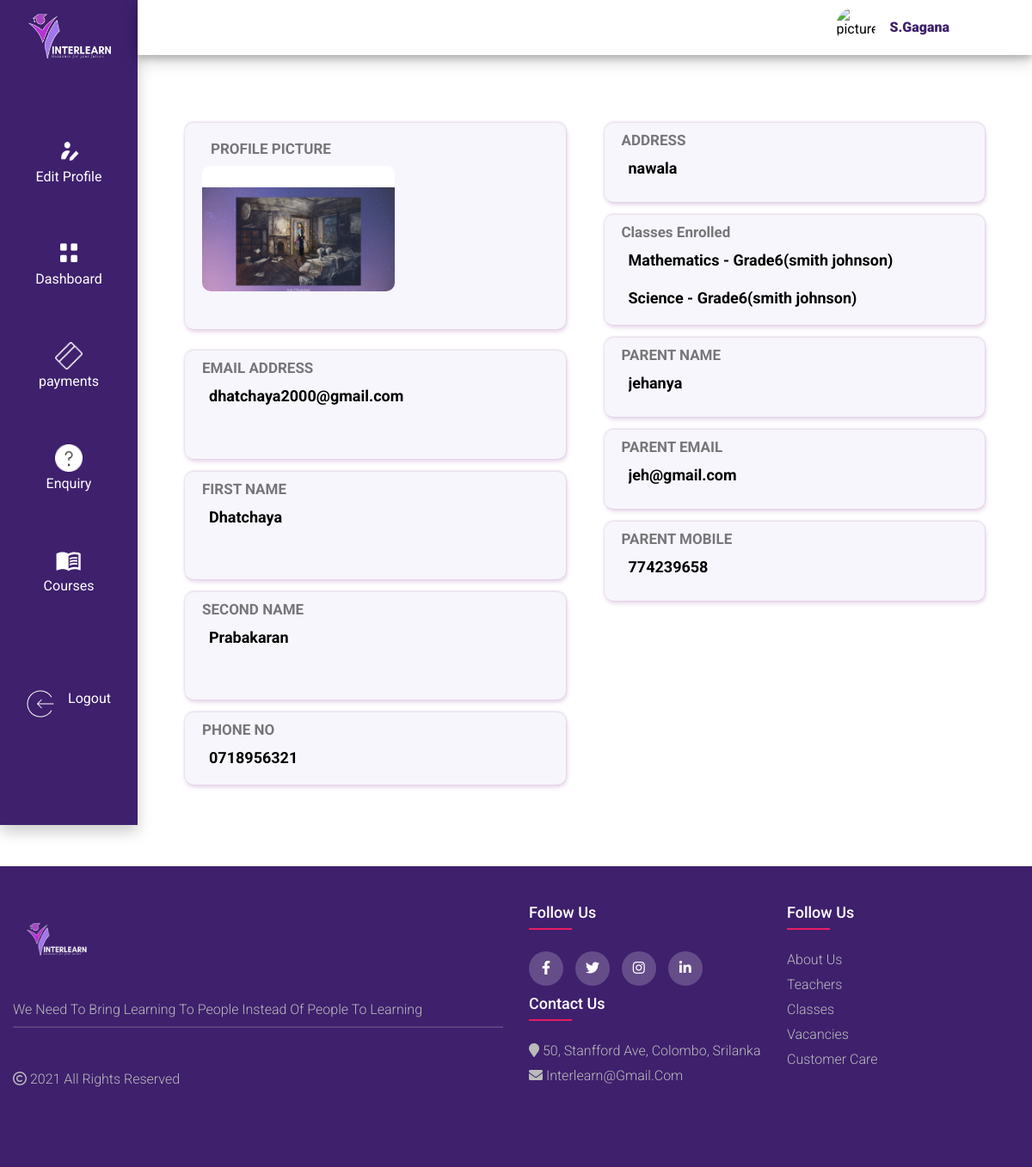
The page /public/receptionist/allprofiles/student/643e13473a6af (signed in) on the database its author committed.
### tables this page shows
CREATE TABLE `users` (
  `uid` varchar(255) NOT NULL,
  `username` varchar(20) NOT NULL,
  `password` varchar(255) NOT NULL,
  `User_activation_code` varchar(250) NOT NULL,
  `User_email_status` varchar(250) NOT NULL,
  `user_otp` int(12) NOT NULL,
  `user_datetime` date NOT NULL DEFAULT current_timestamp(),
  `role` text NOT NULL,
  `email` varchar(255) NOT NULL,
  `display_picture` varchar(255) NOT NULL
);

CREATE TABLE `student` (
  `studentID` varchar(255) NOT NULL,
  `NIC` int(12) NOT NULL,
  `first_name` varchar(20) NOT NULL,
  `last_name` varchar(20) NOT NULL,
  `birthday` date NOT NULL,
  `gender` varchar(6) NOT NULL,
  `mobile_number` int(10) NOT NULL,
  `address` varchar(20) NOT NULL,
  `school` varchar(20) NOT NULL,
  `grade` varchar(10) NOT NULL,
  `uid` varchar(255) NOT NULL,
  `parent_name` varchar(255) NOT NULL,
  `parent_email` varchar(255) NOT NULL,
  `parent_mobile` int(11) NOT NULL
);

### app/core/app.php (called while the page is built, shortened)
<?php
class App
 {
    protected $controller = '_404';
    protected $method = 'index';
    function __construct()
    {
        $arr=$this->getURL();
        $filename = "../app/controllers/".ucfirst($arr[0]).".php";
        if(file_exists($filename)){
            $this -> controller = $arr[0];
            unset($arr[0]);
        }
        else{
            require "../app/controllers/".$this->controller.".php";
        }
        $mycontroller = new $this->controller();
        $mymethod = $arr[1] ?? $this->method;
        if(!empty($arr[1])){
            if (method_exists($mycontroller,strtolower($mymethod)))
            {
            $this->method = strtolower($mymethod);
        unset($arr[1]);
            }
        }
        $arr = array_values($arr);
        call_user_func_array([$mycontroller,$this->method], $arr);
    }
    private function getURL()
    {
        $url = $_GET['url']??'home';
        $url = filter_var($url,FILTER_SANITIZE_URL);
        $arr = explode("/",$url);
        return $arr;
    }
}

### public/index.php (called while the page is built, shortened)
<?php
 $app = new app();

### app/models/Auth.model.php (called while the page is built, shortened)
<?php
class Auth
{
    public static function __callStatic($funcname,$args)
    {
        $key = str_replace("get","",strtolower($funcname));
        if(!empty($_SESSION['USER_DATA']->$key)){
            return $_SESSION['USER_DATA']->$key;
        }
        return '';
    }
}

### app/core/database.php (called while the page is built, shortened)
<?php
class Database{
    private function connect()
    {
        $str="mysql:hostname=".DBHOST.";dbname=".DBNAME;
        $conn = new PDO($str,DBUSER,DBPASS);
        return $conn;
    }
    public function query($query,$data = [], $type = 'object')
    {
        $conn = $this -> connect();
        $stmt = $conn -> prepare($query);
        if($stmt)
        {
            $check = $stmt -> execute($data);
            if($check){
                if($type == 'object'){
                    $type = PDO::FETCH_OBJ;
                }
                else{
                    $type = PDO::FETCH_ASSOC;
                }
                $result = $stmt -> fetchAll($type);
                if(is_array($result) && count($result) >0 ){
                    return $result;
                }
            }
        }
        return false;
    }
}

### app/models/Students.model.php (called while the page is built, shortened)
<?php
class Students extends Model
{
    protected $table = "student";
    public function studentConnectCourse($data,$orderby=null,$order = 'desc'){
        $keys = array_keys($data);
        $query ="SELECT subjectcoursestaff.* , student.*,users.* FROM ".$this->table." INNER JOIN student_course ";
        $query.="on student.studentID=student_course.student_id INNER JOIN users on users.uid=student.uid inner join subjectcoursestaff ON ";
        $query.="student_course.course_id=subjectcoursestaff.course_id WHERE ";
        foreach($keys as $key){
            $query .= "student.".$key. " =:".$key." && ";
        }
        $query = trim($query,"&& ");
        $query .= " order by $orderby  $order";
        $res = $this -> query($query,$data);
        if(is_array($res)){
            return $res;
        }
        return false;
    }
}

### app/core/functions.php (called while the page is built, shortened)
<?php
    function esc($str)
    {
        return nl2br(htmlspecialchars($str));
    }

### app/views/student/profiles.view.php (the view, shortened to what this page needs)
<!DOCTYPE html>
<html lang="en">
<head>
    <link rel="stylesheet" href="<?= ROOT ?>/assets/css/user-account.css?v=<?php echo time(); ?>">
    <link rel="stylesheet" type="text/css" href="https://cdnjs.cloudflare.com/ajax/libs/font-awesome/5.15.1/css/all.min.css">
</head>
<body style="background-color: #FFFFFF;">
<div class="main-body-div">
<?php if(Auth::getrole() == "Receptionist"):?>
        <?php $this->view("includes/sidebar_recep");?>
<?php else:?>
        <?php  if(Auth::getrole() == "Manager"):?>
            <?php $this->view("includes/sidebar_man"); ?>
<?php endif;?>
<?php endif;?>
<div class="top-to-bottom-content">
    <div class="all-middle-content">
    <form action="#" method="post"   encType='multipart/form-data'>
        <div class="profile-container">
            <div id="bio-data" class="sub-div">
            <div class="profile-data " style="height:15rem; display: flex;">
                    <div class="circle-container">
                        <label class="user-data-label" for="display-picture">PROFILE PICTURE</label>
                        <img id="dp" class="display-picture" src="<?= ROOT ?>/uploads/images/<?=esc($userData[0]->display_picture)?>" alt="No profile picture" />
                    </div>
                </div>
                <div class="profile-data">
                    <label class="user-data-label" for="email">EMAIL ADDRESS</label>
                    <input id="email" class="user-detail" placeholder="<?= $userData[0]->email ?? '' ?>" readonly>
                </div>
                <div class="profile-data">
                    <label class="user-data-label" for="f-name" place>FIRST NAME</label>
                    <input id="fname" class="user-detail" placeholder="<?= $userData[0]->first_name ?>" readonly="readonly">
                </div>
                <div class="profile-data">
                    <label class="user-data-label" for="l-name">SECOND NAME</label>
                    <input id="lname" class="user-detail" placeholder="<?= $userData[0]->last_name ?? '' ?>" readonly>
                </div>
                <div class="profile-data">
                    <label class="user-data-label" for="phone-no">PHONE NO</label><p class="leftmargin" id="errorSpace11"> </p>
                    <input id="mobile-no" class="user-detail" placeholder="0<?= $userData[0]->mobile_number ?? '' ?>" readonly maxlength="10">
                </div>
            </div>
            <div id="emp-detail" class="sub-div2">
            <div class="profile-data">
                    <label class="user-data-label" for="display-picture">ADDRESS</label>
                    <input id="address" class="user-detail" placeholder="<?= $userData[0]->address ?? '' ?>" readonly>
                </div>
                <div class="profile-data">
                    <label class="user-data-label" for="display-picture">Classes Enrolled</label>
                    <?php foreach ($userData as $users):?>
                    <input id="emp-no" class="user-detail" placeholder="<?= $users->subject?? '' ?> - Grade<?= $users->grade?? '' ?>(<?= $users->fullname?? '' ?>)" readonly>
                    <?php endforeach;?>
                </div>
                <div class="profile-data">
                    <label class="user-data-label" for="display-picture">PARENT NAME</label>
                    <input id="parent_name" class="user-detail" placeholder="<?= $userData[0]->parent_name ?? '' ?>" readonly>
                </div>
                <div class="profile-data">
                    <label class="user-data-label" for="display-picture">PARENT EMAIL</label>
                    <input id="parent_email" class="user-detail" placeholder="<?= $userData[0]->parent_email  ?? '' ?>" readonly>
                </div>
                <div class="profile-data">
                    <label class="user-data-label" for="display-picture">PARENT MOBILE</label>
                    <input id="parent_mobile" class="user-detail" placeholder="<?= $userData[0]->parent_mobile   ?? '' ?>" readonly>
                </div>
            </div>
        </div>
    </form>
</div>
</div>
</body>
</html>

### public/assets/css/user-account.css (style rules this page uses)
.profile-container { position: relative; display: grid; grid-template-columns: 1fr 1fr ; grid-gap: 15px; width: 80vw; height: auto; }
.sub-div { position: relative; display: grid; grid-template-rows: 2fr 1fr 1fr 1fr ; grid-gap: 15px; border-radius: 10px; width: 100%; height: 800px; padding: 15px; background: transparent; border-radius: 20px; }
.sub-div2 { position: relative; display: grid; grid-template-rows: 1fr 1fr 1fr 1fr 1fr 1fr 1fr ; grid-gap: 15px; border-radius: 10px; width: 100%; height: 800px; padding: 15px; background: transparent; border-radius: 20px; }
.profile-data { padding: 10px; background-color: #f7f6fc; border-radius: 10px; box-shadow: 0px -1px 3px 0px rgb(90 17 123 / 18%), 1px 3px 5px 0 rgb(122 31 137 / 20%); }
.user-data-label { position: relative; justify-content: center; align-items: center; font-size: 17px; color: rgba(0, 0, 0, 0.521); margin: 10px; font-weight: bold; }
.user-detail { margin: 10px; width: 248px; width: 100%; height: auto; border: none; background: transparent; font-size: 20px; }
.user-detail::placeholder { display: flex; color: black; font-size: 18px; font-weight: bold; z-index: 100; opacity: 1; }
.circle-container { width: 14rem; height: 11rem; border-radius: 10px; overflow: hidden; margin: 10px; }
.display-picture { position: relative; display: grid; justify-content: center; align-items: center; height: 100%; width: 100%; background-color: #fff; border-radius: 10px; overflow: hidden; margin-top: 10px; object-fit: contain; object-position: center; }
.all-middle-content { display: flex; justify-content: space-evenly; margin: 4rem 1rem 2rem 1rem; }

### rows shown on the page
users: display_picture (picture), email "dhatchaya2000@gmail.com"
student: first_name "Dhatchaya", last_name "Prabakaran", mobile_number "0718956321", address "nawala", grade "Mathematics - Grade6(smith johnson)", grade "Science - Grade6(smith johnson)", parent_name "jehanya", parent_email "jeh@gmail.com", parent_mobile "774239658"

### other values the page prints
Auth::getusername() "S.Gagana"
